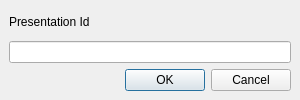
<?xml version="1.0" encoding="UTF-8"?>
<ui version="4.0">
 <class>EditPresentationIdDlg</class>
 <widget class="QDialog" name="EditPresentationIdDlg">
  <property name="geometry">
   <rect>
    <x>0</x>
    <y>0</y>
    <width>300</width>
    <height>100</height>
   </rect>
  </property>
  <property name="windowTitle">
   <string>Edit Presentation Id</string>
  </property>
  <property name="sizeGripEnabled">
   <bool>false</bool>
  </property>
  <layout class="QVBoxLayout" name="verticalLayout">
   <property name="leftMargin">
    <number>0</number>
   </property>
   <property name="topMargin">
    <number>0</number>
   </property>
   <property name="rightMargin">
    <number>0</number>
   </property>
   <property name="bottomMargin">
    <number>0</number>
   </property>
   <item>
    <widget class="QWidget" name="widget" native="true">
     <layout class="QVBoxLayout" name="verticalLayout_2">
      <item>
       <widget class="QWidget" name="labelEditLayout" native="true">
        <layout class="QHBoxLayout" name="horizontalLayout" stretch="0">
         <property name="leftMargin">
          <number>0</number>
         </property>
         <property name="topMargin">
          <number>0</number>
         </property>
         <property name="rightMargin">
          <number>0</number>
         </property>
         <property name="bottomMargin">
          <number>0</number>
         </property>
         <item>
          <widget class="QLabel" name="label">
           <property name="text">
            <string>Presentation Id</string>
           </property>
          </widget>
         </item>
        </layout>
       </widget>
      </item>
      <item>
       <widget class="QLineEdit" name="lineEditPresentationId"/>
      </item>
      <item>
       <widget class="QDialogButtonBox" name="buttonBox">
        <property name="orientation">
         <enum>Qt::Horizontal</enum>
        </property>
        <property name="standardButtons">
         <set>QDialogButtonBox::Cancel|QDialogButtonBox::Ok</set>
        </property>
       </widget>
      </item>
     </layout>
    </widget>
   </item>
  </layout>
 </widget>
 <resources/>
 <connections>
  <connection>
   <sender>buttonBox</sender>
   <signal>accepted()</signal>
   <receiver>EditPresentationIdDlg</receiver>
   <slot>accept()</slot>
   <hints>
    <hint type="sourcelabel">
     <x>248</x>
     <y>254</y>
    </hint>
    <hint type="destinationlabel">
     <x>157</x>
     <y>274</y>
    </hint>
   </hints>
  </connection>
  <connection>
   <sender>buttonBox</sender>
   <signal>rejected()</signal>
   <receiver>EditPresentationIdDlg</receiver>
   <slot>reject()</slot>
   <hints>
    <hint type="sourcelabel">
     <x>316</x>
     <y>260</y>
    </hint>
    <hint type="destinationlabel">
     <x>286</x>
     <y>274</y>
    </hint>
   </hints>
  </connection>
 </connections>
</ui>
